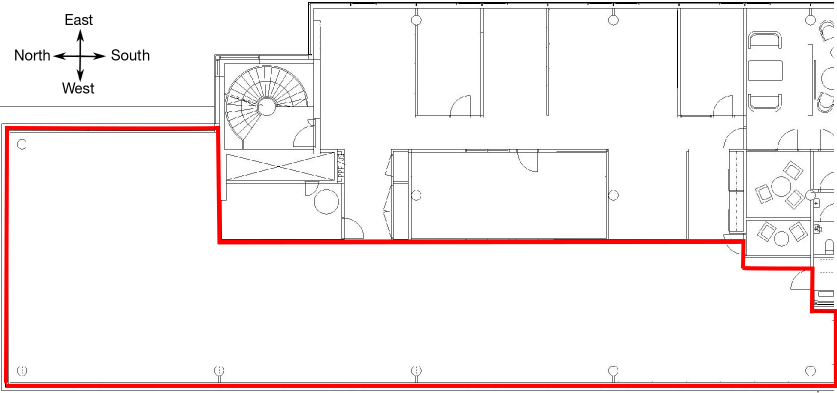
#> input picture src/figure/floorplan.png, 1673 x 786 px (shown at 1/2 size)
$ python ActiveAhead_floormap.py
#> lines starting #> are read from the running program, lines starting #| are printed output that depends on the picture

# coding: utf-8

# In[1]:


import csv
import json


sensors = []
with open('AA locations 2.txt', 'r') as csvfile:
#> (reads src/figure/AA locations 2.txt from the repository)
    reader = csv.reader(csvfile, delimiter=',')
    for row in reader:
        device = row[0]
        sensors.append(
            {
                'id': device,
                'x': int(row[1]),
                'y': int(row[2])
            }
        )


# In[2]:


import numpy as np

N = len(sensors)
X = np.zeros((N,2))
y = np.zeros(N)
labels = []
for i, sensor in enumerate(sensors):
    # print(i, sensor)
    X[i,0] = sensor['x']
    X[i,1] = sensor['y']
    labels.append(sensor['id'][-2:])


# In[3]:


from PIL import Image
import matplotlib.pyplot as plt


# In[4]:


get_ipython().magic(u'matplotlib inline')

I = Image.open("floorplan.png")
#> I is the input picture: PIL image 1673x786 RGB; mean R, G, B 248.3, 241.2, 241.2
p = np.asarray(I).astype('float')
w, h = I.size
#> w = 1673; h = 786
plt.figure()


fig, ax = plt.subplots(1, 1, figsize=(40,20))

ax.imshow(I, aspect='equal')


# In[ ]:


get_ipython().magic(u'matplotlib inline')

I = Image.open("floorplan.jpg")
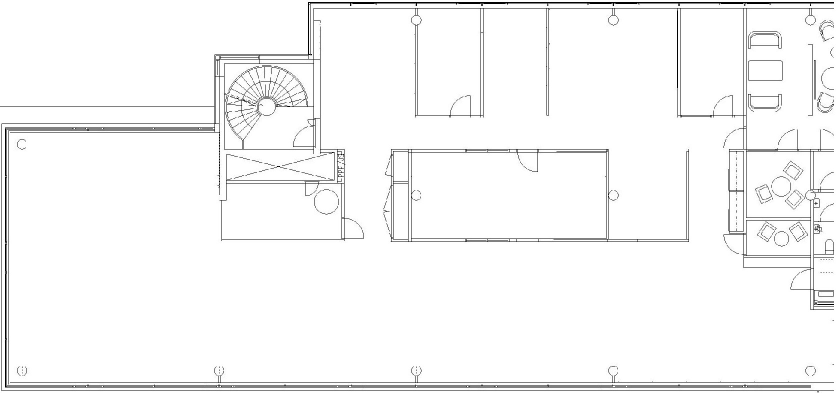
#> input picture src/figure/floorplan.jpg, 1673 x 786 px (shown at 1/2 size)
#> I is the input picture: PIL image 1673x786 RGB; min 0, max 255, mean 247
p = np.asarray(I).astype('float')
w, h = I.size
plt.figure()


fig, ax = plt.subplots(1, 1, figsize=(40,20))

ax.imshow(I, aspect='equal')


# In[32]:


get_ipython().magic(u'matplotlib inline')

I = Image.open("floorplan.jpg")
p = np.asarray(I).astype('float')
w, h = I.size
plt.figure()


fig, ax = plt.subplots(1, 1, figsize=(40,20))

ax.imshow(I, aspect='equal')

'''ax.xaxis.set_ticklabels([])
ax.yaxis.set_ticklabels([])
ax.set_visible(False)'''

r = 1.78
plt.scatter(X[:,0]*r,X[:,1]*r, s=600)

gap = 15

for i, txt in enumerate(labels):
    ax.annotate(txt, (X[i,0]*r+gap,X[i,1]*r), fontsize=40)

#plt.tick_params(labelcolor='none', top='off', bottom='off', left='off', right='off')
#plt.grid(False)
plt.axis('off')


# In[33]:


##from matplotlib.backends.backend_pdf import PdfPages
#plt.xticks([])
#plt.yticks([])
fig.savefig("aa_floorplan.pdf",bbox_inches='tight', pad_inches=0)
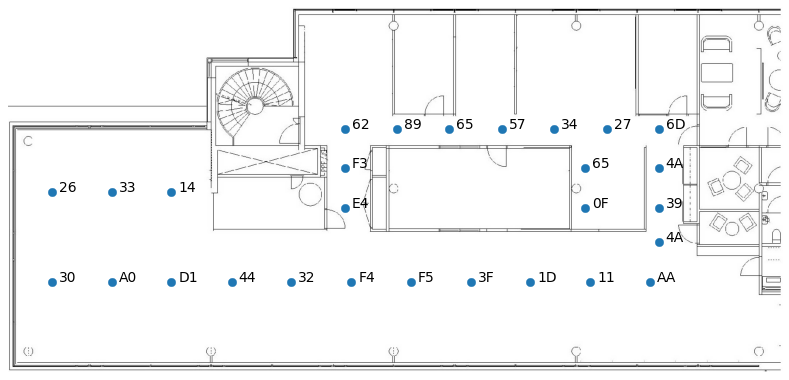
#> figure drawn by matplotlib, 1 panel


# In[13]:


i=10


# In[14]:


i
